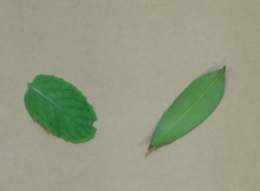
%> input picture test2.bmp, 260 x 191 px, shrunk from 392 x 288 before the run
$ octave run_B.m   (GNU Octave 9; MATLAB toolbox functions it lacks are replaced by stand-ins)
%> lines starting %> are read from the running program, lines starting %| are printed output that depends on the picture
### sobel.m
%to obtain the gradient magnitude image with the Sobel operator, input is
%the gray level image

% Sobel Operator: Window size is 3x3

function [output] = sobel(input)
    sz = size(input);
    Gx = [-1 0 1; -2 0 2; -1 0 1];
    Gy = [1 2 1 ; 0 0 0 ; -1 -2 -1];
    nrow = sz(1);
    ncol = sz(2);
    ox = zeros(nrow,ncol);
    oy = zeros(nrow,ncol);
    for i = 2:(nrow-1)
        for j = 2:(ncol-1)
        tempx = double(input(i-1:i+1,j-1:j+1)).* Gx;
        tempy = double(input(i-1:i+1,j-1:j+1)).* Gy;
        ox(i,j) = sum(sum(tempx));
        oy(i,j) = sum(sum(tempy));
        end
    end
    output = uint8(sqrt(ox.*ox + oy.*oy));
end

### edgemap.m
function [output] = edgemap(input,threshold)
    sz = size(input);
    nrow = sz(1);
    ncol = sz(2);
    output = zeros(nrow,ncol);
    for i = 1:nrow
        for j= 1:ncol
           if input(i,j) <= threshold
              output(i,j) = 0;
           else
               output(i,j) = 1;
           end
        end
    end

    % to make results cleaner from noise, a median filtering is employed
    output = medfilter(output);

end

### medfilter.m
function [out] = medfilter(input)
    input = extendinput(input);
    sz = size(input);
    nrow = sz(1);
    ncol = sz(2);
    out = zeros(nrow,ncol);
    for i = 2:nrow-1
       for j = 2:ncol-1
           n = [input(i-1,j-1) input(i-1,j) input(i-1,j+1) input(i,j+1) input(i+1,j+1) input(i+1,j) input(i+1,j-1) input(i,j-1) input(i,j)];
           n = sort(n);
           out(i,j) = uint8(n(5));
       end
    end
    out(1,:) = [];
    out(:,1) = [];
    so = size(out);
    ro = so(1);
    co = so(2);
    out(ro,:) = [];
    out(:,co) = [];
end

function [out] = extendinput(input)
    sz = size(input);
    nrow = sz(1);
    ncol = sz(2);
    A = zeros(nrow,1);
    input = cat(2,A,input,A);
    B = zeros(1,ncol+2);
    input = cat(1,B,input,B);
    out = input;
end

### boundaries.m
% to obtain the contours, input is the edge map
% For explanation on the logic behind the code, refer to the project report
% in Step 3 Part A
function [output] = boundaries(input)
    sz = size(input);
    nrow = sz(1);
    ncol = sz(2);

    output = zeros(nrow,ncol);
    output2 = minlengthcontour(input,10);

    figure(10)
    imshow(output2);
    title('Image after Applying Minimum Length Contour Removal');

    output2 = connectedcomponents(output2);


    % To only find contours for largest 2 'edges'. This is of course assuming there are only 2 objects in the image, and the 2 objects have the largest edge perimeter
    nlabels = max(max(output2));
    s = zeros(1,nlabels);

    for n = 1:nlabels
        bp = findbp(output2,n);
        s(n) = length(bp);
    end
    [s,idx] = sort(s,'descend');
    labellist = idx(1,1:2);
    %
     for n = labellist
         output = output + findcontour(output2,n);
     end

end

% To remove 'contours' that are below a user-specified minimum length
function [out2] = minlengthcontour(input,minlen)
    starty = 1;
    startx = 0;
    i = 1;
    j = 1;
    sz = size(input);
    nrow = sz(1);
    ncol = sz(2);
    out = zeros(nrow,ncol);

    % start loop for finding first point and applying contour tracking
    % repeat this loop to find multiple 'contours'

    while i<=nrow && j<=ncol
        j = startx+1;
        i = starty;
        if j>ncol
            j = 1;
            i = i + 1;
        end

        % Find start point
        visitedpoints = [];
        foundstart = false;
        while foundstart == false && i <=nrow && j <=ncol
            if input(i,j)==1 && out(i,j)==0
               foundstart = true;
               startx = j;
               starty = i;
               out(i,j) = 1;
               visitedpoints = cat(1,visitedpoints, [i,j]);
            else
                j = j + 1;
                if (j > ncol)
                   j = 1;
                   i = i + 1;
                end
            end
        end % Here starting point is found for the current 'contour'

        % Apply Contour Tracking
        if i<= nrow && j <=ncol
            dir = 1;
            back2start = false;
            i = starty;
            j = startx;
        else
            back2start = true;
        end
        while back2start == false
            foundnext = false;
            count = 0;
            startdir = mod(dir-2,8);
            while foundnext == false && count <= 8
                [ni,nj] = lookahead(i,j,startdir);
                if input(ni,nj) == 1 && out(ni,nj) == 0
                   i = ni;
                   j = nj;
                   visitedpoints = cat(1,visitedpoints, [i,j]);
                   dir = startdir;
                   foundnext = true;
                else
                    startdir = mod(startdir+1,8);
                    count = count + 1;
                end
            end % Here, next boundary point is found

            out(i,j) = 1;

            if (i == starty && j == startx) || count > 8
               back2start = true;
            end
        end % Here, a single contour has been detected

        % Mark 'contour' that is below minimum length
        visitedpoints = unique(visitedpoints,'rows');
        if length(visitedpoints) < minlen
           for x = visitedpoints.'
              r = x(1);
              c = x(2);
              out(r,c) = 2;
           end
        end
    end

    % Remove all contours below minimum length
    for i = 1:nrow
       for j = 1:ncol
          if out(i,j) ~= 1
             out(i,j) = 0;
          end
       end
    end
    out2 = out;
end

% function to return the next row and column based on contour tracking rule
% to make main loop neater
% [27 lines left out: function lookahead, not called in this run]

% Define lecture notes contour tracking function, detects only 1 contour
% for a given label from connected components labelling
function [out] = findcontour(input,label)
    i = 1;
    j = 1;
    sz = size(input);
    nrow = sz(1);
    ncol = sz(2);
    out = zeros(nrow,ncol);


    % Find start point
    foundstart = false;
    while foundstart == false && i <=nrow && j <=ncol
        if input(i,j) == label
            foundstart = true;
            startx = j;
            starty = i;
            out(i,j) = 1;
        else
            j = j + 1;
            if j>ncol
                j = 1;
                i = i + 1;
            end
        end
    end % Here starting point is found

    % Apply Contour Tracking
    if i<=nrow && j <=ncol
       dir = 1;
       back2start = false;
       i = starty;
       j = startx;
    else
        back2start = true;
    end
    while back2start == false
        foundnext = false;
        count = 0;
        startdir = mod(dir-2,8);
        while foundnext == false && count <= 8
           [ni,nj] = lookahead(i,j,startdir);
           if input(ni,nj) == label
              i = ni;
              j = nj;
              dir = startdir;
              foundnext = true;
           else
               startdir = mod(startdir+1,8);
               count = count + 1;
           end
        end % Here, next boundary pixel is found

        out(i,j) = 1;

        if (i==starty && j == startx) || count > 8
           back2start = true;
        end
    end % Found a single boundary
end
function [boundarypoints] = findbp(input,label)
    boundarypoints = [];
    sz = size(input);
    nrow = sz(1);
    ncol = sz(2);
    for i = 1:nrow
       for j = 1:ncol
          if(input(i,j)==label)
             boundarypoints = cat(1,boundarypoints,[i j]);
          end
       end
    end
end

### connectedcomponents.m
function [out,eqvarray] = connectedcomponents(input)
    sz = size(input);
    nrow = sz(1);
    ncol = sz(2);
    curlabel = 1;
    out = zeros(nrow,ncol);
    eqvarray = [];
    for i = 1:nrow
       for j = 1:ncol
          if input(i,j) > 0
             n = zeros(1,4);
             n(1) = out(i-1,j-1);
             n(2) = out(i-1,j);
             n(3) = out(i-1,j+1);
             n(4) = out(i,j-1);
             k = n(n~=0); % take out labels of neighbors that are non-zero
             minim = min(k);
             if all(~n) == true % check if all 4 neighbors are not labelled i.e. 0, hence check on n
                 out(i,j) = curlabel;
                 eqvarray = cat(1,eqvarray,zeros(1,curlabel-1));
                 eqvarray = cat(2,eqvarray,zeros(curlabel,1));
                 curlabel = curlabel + 1;
             else
                 if all(k==minim) % check if all non-zero labels are eqv, hence check k
                    out(i,j) = minim;
                 else
                     out(i,j) = minim;
                     for x = k
                        eqvarray(minim,x) = 1;
                        eqvarray(x,minim) = 1;
                     end
                 end
             end
          end
       end
    end % Here, already labelled based on component connectivity, but not yet relabelled by equivalence


    % First need to modify the equivalence array such that all equivalences
    % are reflected
    eqvarray = modifyeqv(eqvarray);

    % Relabel by equivalence
    for i = 1:length(eqvarray)
       targetlabel = find(eqvarray(i,:),1);
       if i ~= targetlabel
          targets = find(out==i);
          for x = reshape(targets,[1 length(targets)])
             %r = 1 + mod(x-1,nrow);
             %c = ceil(x/nrow);
             [r,c] = ind2sub(sz,x);
             out(r,c) = targetlabel;
          end
       end
    end
% [17 lines of commented-out code are left out]
    rlabel = 0;
    k = unique(out);
    k = reshape(k,[1 length(k)]);
    for i = k
        if (i~=0) && (i ~=rlabel)
            targets = find(out==i);
            for x = reshape(targets,[1 length(targets)])
               r = 1 + mod(x-1,nrow);
               c = ceil(x/nrow);
               out(r,c) = rlabel;
            end
        end
        rlabel = rlabel + 1;
    end
end

function [result] = modifyeqv(arr)
    sz = size(arr);
    nrow = sz(1);
    ncol = sz(2);
    same = false;
    while same == false
       temp = arr;
       for i = 1:nrow
          temp(i,:) = arr(i,:);
          for j = 1:ncol
             if arr(i,j) == 1
                temp(i,:) = temp(i,:) | arr(j,:);
             end
          end
       end
       if (isequal(arr,temp)) == true
           same = true;
       else
           arr = temp;
       end
    end
    result = arr;
end

### features.m
% to compute the features, input is the contours image
% Features computed are perimeter, area, compactness, centroid, minimum
% radial distance, maximum radial distance.
% For logic behind the code, refer to the project report.
% Function also returns the coordinates for maximum and minimum radial
% distance.
function [P1, A1, C1, xbar1, ybar1, rmax1, rmin1,rowmax1,colmax1,rowmin1,colmin1, P2, A2, C2, xbar2, ybar2, rmax2, rmin2,rowmax2,colmax2,rowmin2,colmin2] = features(I3)
    % First, with the single line boundary image I3, we apply connected
    % component labelling to distinguish the 2 boundaries
    input = connectedcomponents(I3);
    nlabel = max(max(input));
    sz = size(input);
    nrow = sz(1);
    ncol = sz(2);
    s = zeros(1,nlabel);
    res = zeros(11,2); % stores all the results
    % For the rest of the code, since features are found for each object, we
    % iterate through each labels first to find the first 2 significant objects
    % this is because the connected component labelling is sensitive to noise.
    % To define size for the purpose of this analysis, use number of points for
    % a specific label. Then we pick the 2 labels with highest size
    for n = 1:nlabel
        bp = findbp(input,n);
        s(n) = length(bp);
    end
    [s,idx] = sort(s,'descend');
    labellist = idx(1,1:2);

    % Iterate through the 2 most significant labels
    objcount = 1;
    for n = labellist
        maxrad = 0;
        minrad = 2*(nrow+ncol); %radial distance wil not exceed sum of length of rows and cols
        % Find bounding frame coordinates. This will speed up region filling
        % since we only take a a portion of the original image containing
        % the single boundary to fill in
        bp = findbp(input,n);
        minr = min(bp(:,1));
        maxr = max(bp(:,1));
        minc = min(bp(:,2));
        maxc = max(bp(:,2));

        % take only that portion to fill
        inputfill = input;
        temp = input(minr:maxr,minc:maxc);
        temp = fillin(temp,n);
        inputfill(minr:maxr,minc:maxc) = temp;

        % obtain the region coordinates
        rp = findbp(inputfill,n);

        % Find perimeter, by contour tracking the boundary. Use input,
        % which is only boundary
        perimeter = findperimeter(input,n);

        % Area can be found by counting number of region coordinates
        % including the boundary
        area = length(rp);

        % Find centroids. xbar is sum of all column coordinates divided by
        % number of points. ybar is sum of all row coordinates divided by
        % number of points.
        xbar = sum(rp(:,2))/length(rp);
        ybar = sum(rp(:,1))/length(rp);
        ybar_cen = nrow - ybar; % origin is assumed to be bottom left

        % Find compactness
        com = (perimeter^2)/(4*pi*area);

        % Find maximum and minimum radial distance.
        for i = 1:length(bp)
            r = bp(i,1);
            c = bp(i,2);
            dist = sqrt((r-ybar)^2 + (c-xbar)^2);
            if dist >= maxrad
               maxrad = dist;
               row_max_rad = r;
               col_max_rad = c;
            end
            if dist <= minrad
               minrad = dist;
               row_min_rad = r;
               col_min_rad = c;
            end
        end
        % Store results to the container
        res(:,objcount) = [perimeter area com xbar ybar_cen maxrad minrad row_max_rad col_max_rad row_min_rad col_min_rad];
        objcount = objcount + 1;
    end

    % Assign to output variables
    P1 = res(1,1);
    A1 = res(2,1);
    C1 = res(3,1);
    xbar1 = res(4,1);
    ybar1 = res(5,1);
    rmax1 = res(6,1);
    rmin1 = res(7,1);
    rowmax1 = res(8,1);
    colmax1 = res(9,1);
    rowmin1 = res(10,1);
    colmin1 = res(11,1);
    P2 = res(1,2);
    A2 = res(2,2);
    C2 = res(3,2);
    xbar2 = res(4,2);
    ybar2 = res(5,2);
    rmax2 = res(6,2);
    rmin2 = res(7,2);
    rowmax2 = res(8,2);
    colmax2 = res(9,2);
    rowmin2 = res(10,2);
    colmin2 = res(11,2);


end

function [boundarypoints] = findbp(input,label)
    boundarypoints = [];
    sz = size(input);
    nrow = sz(1);
    ncol = sz(2);
    for i = 1:nrow
       for j = 1:ncol
          if(input(i,j)==label)
             boundarypoints = cat(1,boundarypoints,[i j]);
          end
       end
    end
end

function perimeter = findperimeter(input,label)
    i = 1;
    j = 1;
    sz = size(input);
    nrow = sz(1);
    ncol = sz(2);
    out = zeros(nrow,ncol);
    perimeter = 0;

    % Find start point
    foundstart = false;
    while foundstart == false && i <=nrow && j <=ncol
        if input(i,j) == label
            foundstart = true;
            startx = j;
            starty = i;
            out(i,j) = 1;
        else
            j = j + 1;
            if j>ncol
                j = 1;
                i = i + 1;
            end
        end
    end % Here starting point is found

    % Apply Contour Tracking
    if i<=nrow && j <=ncol
       dir = 1;
       back2start = false;
       i = starty;
       j = startx;
    else
        back2start = true;
    end
    while back2start == false
        foundnext = false;
        count = 0;
        startdir = mod(dir-2,8);
        while foundnext == false && count <= 8
           [ni,nj] = lookahead(i,j,startdir);
           if input(ni,nj) == label
              dist = sqrt((i-ni)^2 + (j-nj)^2);
              perimeter = perimeter + dist;
              i = ni;
              j = nj;
              dir = startdir;
              foundnext = true;
           else
               startdir = mod(startdir+1,8);
               count = count + 1;
           end
        end % Here, next boundary pixel is found

        if (i==starty && j == startx) || count > 8
           back2start = true;
        end
    end % Found a single boundary
end

% [27 lines left out: function lookahead, not called in this run]

### fillin.m
% Fill in an image given the label (i.e. the intensity level to fill) and
% the single line boundary image.
function [out] = fillin(input,label) %use label to check whether a coordinate is a boundary pixel coordinate
    detpix = [1 1]; %start filling from top left, perform reverse fill, i.e. fill outside boundary
    outpix = [1 1];
    same = false;
    sz = size(input);
    nrow = sz(1);
    ncol = sz(2);
    input = cleaninput(input,label);
    %extend image by 1 row top and bottom, as well as 1 col left and right,
    %to ensure that the whole outer region is connected, as well as top
    %most is always outisde the boundary
    A = zeros(nrow,1);
    input = cat(2,A,input,A);
    B = zeros(1,ncol+2);
    input = cat(1,B,input,B);
    temp = input;

    % update size after appending zeros
    nrow= nrow + 2;
    ncol = ncol + 2;


    while same == false
        s = size(outpix);
        r = s(1);
        newpixels = [];
        for i = 1:r % find 4 neighbors of all the outermost pixels and append first for all outermost pixels
           nb = get4n(outpix(i,1),outpix(i,2));
           newpixels = cat(1,newpixels,nb);
        end
        % remove repeating pixels
        newpixels = unique(newpixels,'rows');

        %remove out of bounds pixels
        idx = any(newpixels<=0,2); %removed pixels that are left or top out of bounds
        newpixels(idx,:) = [];

        % for right and bottom out of bounds, must filter row and column
        % coordinates seperately, because number of rows and columns are
        % not always same.

        % filter row coordinates
        ind = any(newpixels(:,1)>nrow,2);
        newpixels(ind,:) = [];

        % filter col coordinates
        ind = any(newpixels(:,2)>ncol,2);
        newpixels(ind,:) = [];

        % then, also filter out pixels that are on the boundary
        for i = 1:length(newpixels)
           r = newpixels(i,1);
           c = newpixels(i,2);
           if input(r,c) == label
              newpixels(i,:) =  -10; % if detected coordinate is a boundary pixel, mark as invalid value
           end
        end

        % remove invalid values detected from above
        ind = any(newpixels==-10,2);
        newpixels(ind,:) = [];

        % finally, also remove pixels that are already detected previously,
        % this is to ensure that newpixels only contain outermost 4
        % neigbors from the previously detected pixels w/o repetition
        L = ismember(newpixels,detpix,'rows');
        newpixels(L,:) = [];


        % then append the new pixels to the list of pixels detected. The
        % newly detected pixels will also become the outermost pixels for
        % the next iteration
        detpix = cat(1,detpix,newpixels);
        detpix = unique(detpix,'rows');
        outpix = newpixels;
        if(isempty(newpixels)==true) % means no new pixels detected
           same = true;
        end

    end %detect all pixels outside the boundary

    % then proceed to simply iterate through the list of detected points,
    % and fill 1's to temp. The result would be all 1 on outer region AND
    % the boundary itself. Then proceed to invert this temp, and add into
    % the original input. The result would be a filled region inside the
    % boundary + the boundary itself
    r = length(detpix);
    for i = 1:r
       row = detpix(i,1);
       col = detpix(i,2);
       temp(row,col) = label;
    end
    temp = label*(temp==0);
    out = temp + input;

    % remove additional rows and columns to restore original image size
    out(1,:) = [];
    out(:,1) = [];
    so = size(out);
    ro = so(1);
    co = so(2);
    out(ro,:) = [];
    out(:,co) = [];

end

function [neighbors] = get4n(r,c) %r = rows, c = columns
    neighbors = [r+1 c; r-1 c; r c+1; r c-1];
end

function [out] = cleaninput(input,label)
    sz = size(input);
    nrow = sz(1);
    ncol = sz(2);
    for i = 1:nrow
       for j = 1:ncol
          if(input(i,j) ~= label)
             input(i,j)=0;
          end
       end
    end
    out = input;
end

### run_B.m
%%%%% Section B %%%%%
% This m file is used to test your code for Section B
% Ensure that when you run this script file, the output images are generated and displayed correctly

%--- 1.
I = imread('./test2.bmp');
%> I is the input picture: size 191x260x3 uint8; mean R, G, B 148.1, 155.1, 130.5
figure(1)
imshow(I);
title('Original Image');

% For illustration purposes, also display the color images via 3 channels,
% i.e. RGB
IR = I(:,:,1); % Red Channel
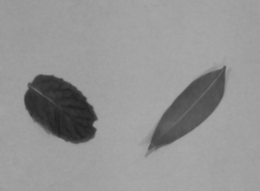
%> IR: size 191x260 uint8; min 32, max 169, mean 148.1
IG = I(:,:,2); % Green Channel
IB = I(:,:,3); % Blue Channel
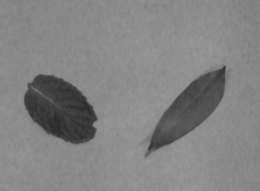
%> IB: size 191x260 uint8; min 41, max 154, mean 130.5
IGray = rgb2gray(I); % Luminance, i.e. greyscaled version
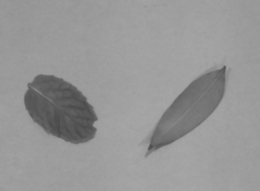
%> IGray: size 191x260 uint8; min 71, max 166, mean 150.2

figure(2)
subplot(1,2,1);
histogram(IR);
title('Histogram of Red Channel Image');
subplot(1,2,2);
imshow(IR);
title('Image by Red Channel');

figure(3)
subplot(1,2,1);
histogram(IG);
title('Histogram of Green Channel Image');
subplot(1,2,2);
imshow(IG);
title('Image by Green Channel');
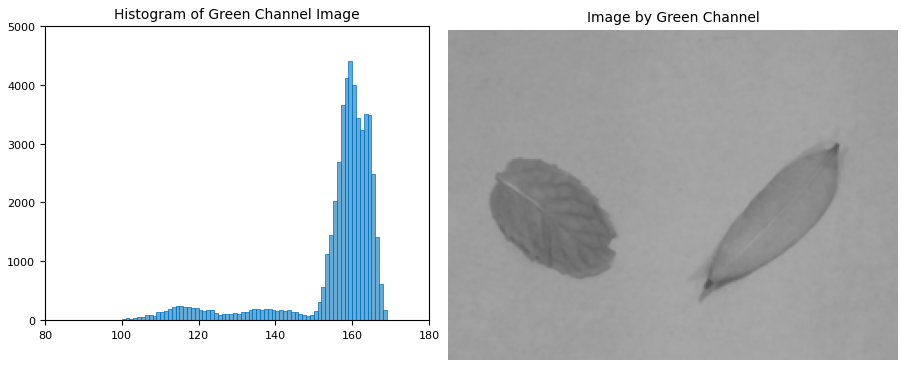
%> figure redrawn from the program's plot data, 2 panels

figure(4)
subplot(1,2,1);
histogram(IB);
title('Histogram of Blue Channel Image');
subplot(1,2,2);
imshow(IB);
title('Image by Blue Channel');
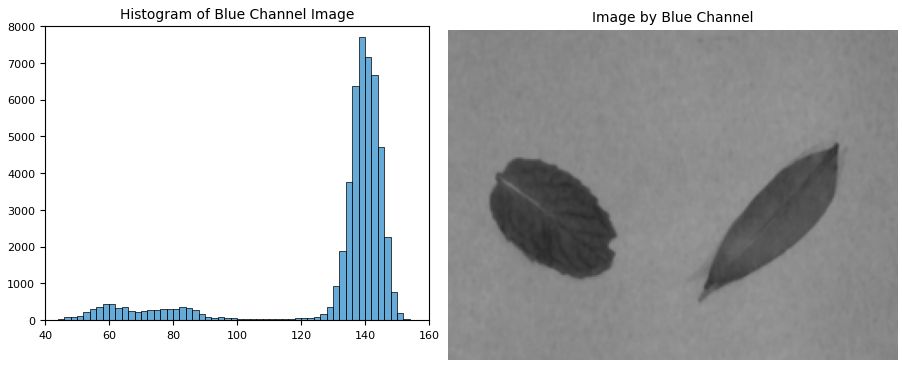
%> figure redrawn from the program's plot data, 2 panels


figure(5)
subplot(1,2,1);
histogram(IGray);
title('Histogram of Greyscaled Image');
subplot(1,2,2);
imshow(IGray);
title('Image by Greyscaled Channel');
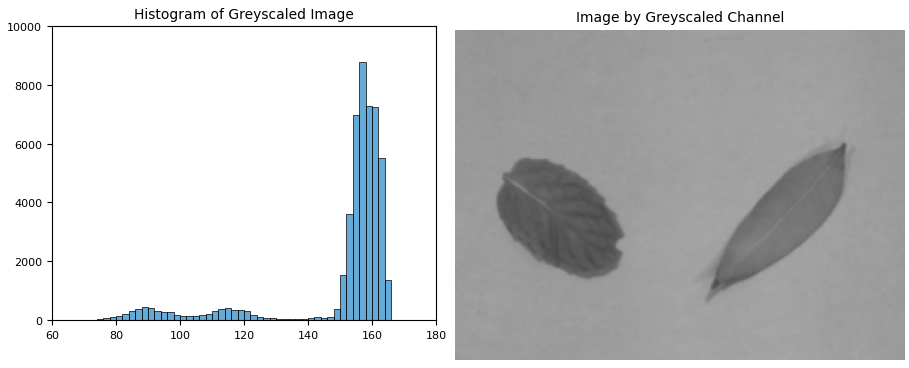
%> figure redrawn from the program's plot data, 2 panels

% For generality of code, use greyscale for processing. In the report
% however, Red Channel is used because specific to this problem, it gives
% the best contrast between object and background. Please input IR (red
% channel image) into the sobel to replicate the results shown in the
% report.
I1 = sobel(IGray);
%> after the loop in sobel, `for i = 2:(nrow-1)`:
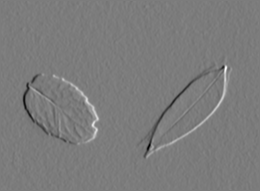
%> ox: size 191x260 double; min -246, max 259, mean 0; drawn with min black and max white
%> (the rest of the program and of its run is left out)
